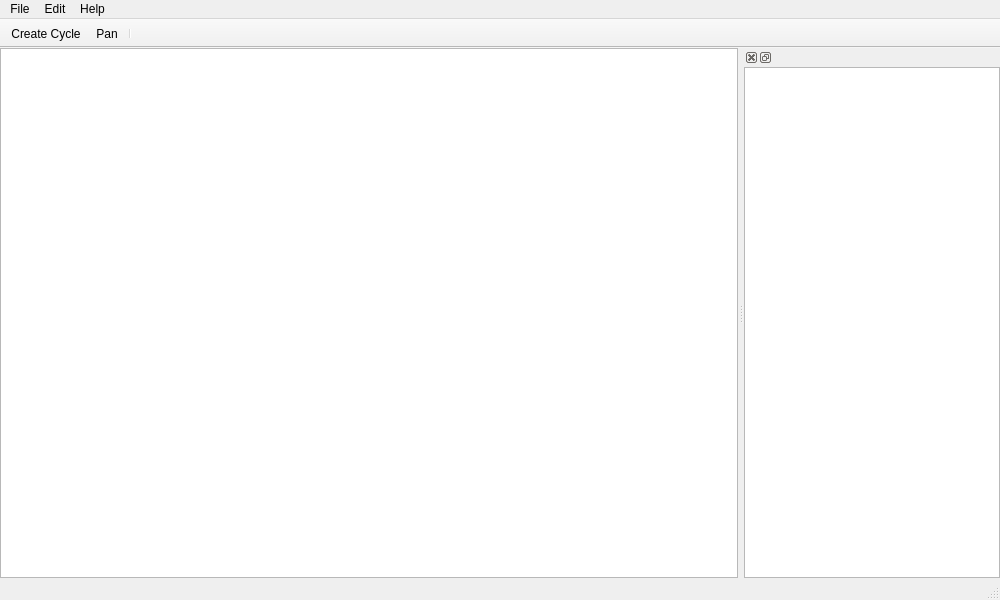
<?xml version="1.0" encoding="UTF-8"?>
<ui version="4.0">
 <class>MainWindow</class>
 <widget class="QMainWindow" name="MainWindow">
  <property name="geometry">
   <rect>
    <x>0</x>
    <y>0</y>
    <width>1000</width>
    <height>600</height>
   </rect>
  </property>
  <property name="windowTitle">
   <string>moebinv-gui</string>
  </property>
  <widget class="QWidget" name="centralWidget">
   <property name="sizePolicy">
    <sizepolicy hsizetype="Expanding" vsizetype="Expanding">
     <horstretch>0</horstretch>
     <verstretch>0</verstretch>
    </sizepolicy>
   </property>
   <layout class="QHBoxLayout" name="horizontalLayout">
    <property name="leftMargin">
     <number>0</number>
    </property>
    <property name="topMargin">
     <number>0</number>
    </property>
    <property name="rightMargin">
     <number>0</number>
    </property>
    <property name="bottomMargin">
     <number>0</number>
    </property>
    <item>
     <widget class="view" name="graphicsView">
      <property name="sizePolicy">
       <sizepolicy hsizetype="Expanding" vsizetype="Expanding">
        <horstretch>200</horstretch>
        <verstretch>0</verstretch>
       </sizepolicy>
      </property>
      <property name="mouseTracking">
       <bool>true</bool>
      </property>
      <property name="verticalScrollBarPolicy">
       <enum>Qt::ScrollBarAlwaysOff</enum>
      </property>
      <property name="horizontalScrollBarPolicy">
       <enum>Qt::ScrollBarAlwaysOff</enum>
      </property>
      <property name="sizeAdjustPolicy">
       <enum>QAbstractScrollArea::AdjustToContents</enum>
      </property>
      <property name="interactive">
       <bool>true</bool>
      </property>
      <property name="renderHints">
       <set>QPainter::Antialiasing|QPainter::HighQualityAntialiasing|QPainter::TextAntialiasing</set>
      </property>
      <property name="dragMode">
       <enum>QGraphicsView::NoDrag</enum>
      </property>
     </widget>
    </item>
   </layout>
  </widget>
  <widget class="QMenuBar" name="menuBar">
   <property name="geometry">
    <rect>
     <x>0</x>
     <y>0</y>
     <width>1000</width>
     <height>22</height>
    </rect>
   </property>
   <widget class="QMenu" name="menuFile">
    <property name="title">
     <string>File</string>
    </property>
    <addaction name="actionNew"/>
    <addaction name="actionSave"/>
    <addaction name="actionOpen"/>
    <addaction name="actionErase"/>
   </widget>
   <widget class="QMenu" name="menuEdit">
    <property name="title">
     <string>Edit</string>
    </property>
    <addaction name="actionDelete_Element"/>
    <addaction name="actionConfiguration"/>
   </widget>
   <widget class="QMenu" name="menuHelp">
    <property name="title">
     <string>Help</string>
    </property>
    <addaction name="actionUser_Manual"/>
    <addaction name="actionAbout"/>
   </widget>
   <addaction name="menuFile"/>
   <addaction name="menuEdit"/>
   <addaction name="menuHelp"/>
  </widget>
  <widget class="QToolBar" name="mainToolBar">
   <property name="movable">
    <bool>false</bool>
   </property>
   <property name="floatable">
    <bool>false</bool>
   </property>
   <attribute name="toolBarArea">
    <enum>TopToolBarArea</enum>
   </attribute>
   <attribute name="toolBarBreak">
    <bool>false</bool>
   </attribute>
   <addaction name="actionCreate_Cycle"/>
   <addaction name="actionPan"/>
   <addaction name="separator"/>
  </widget>
  <widget class="QStatusBar" name="statusBar"/>
  <widget class="QDockWidget" name="dockWidget">
   <property name="layoutDirection">
    <enum>Qt::RightToLeft</enum>
   </property>
   <property name="allowedAreas">
    <set>Qt::RightDockWidgetArea</set>
   </property>
   <attribute name="dockWidgetArea">
    <number>2</number>
   </attribute>
   <widget class="QWidget" name="dockWidgetContents">
    <property name="sizePolicy">
     <sizepolicy hsizetype="Expanding" vsizetype="Expanding">
      <horstretch>200</horstretch>
      <verstretch>0</verstretch>
     </sizepolicy>
    </property>
    <property name="minimumSize">
     <size>
      <width>200</width>
      <height>0</height>
     </size>
    </property>
    <layout class="QVBoxLayout" name="verticalLayout_2">
     <property name="sizeConstraint">
      <enum>QLayout::SetNoConstraint</enum>
     </property>
     <property name="leftMargin">
      <number>0</number>
     </property>
     <property name="topMargin">
      <number>0</number>
     </property>
     <property name="rightMargin">
      <number>0</number>
     </property>
     <property name="bottomMargin">
      <number>0</number>
     </property>
     <item>
      <layout class="QVBoxLayout" name="verticalLayout">
       <property name="spacing">
        <number>0</number>
       </property>
       <item>
        <widget class="QTreeView" name="treeView">
         <property name="layoutDirection">
          <enum>Qt::LeftToRight</enum>
         </property>
         <property name="styleSheet">
          <string notr="true"/>
         </property>
         <attribute name="headerVisible">
          <bool>false</bool>
         </attribute>
        </widget>
       </item>
      </layout>
     </item>
    </layout>
   </widget>
  </widget>
  <action name="actionNew">
   <property name="text">
    <string>New</string>
   </property>
  </action>
  <action name="actionSave">
   <property name="text">
    <string>Save</string>
   </property>
  </action>
  <action name="actionOpen">
   <property name="text">
    <string>Open</string>
   </property>
  </action>
  <action name="actionErase">
   <property name="text">
    <string>Erase</string>
   </property>
  </action>
  <action name="actionDelete_Element">
   <property name="text">
    <string>Delete Element</string>
   </property>
  </action>
  <action name="actionConfiguration">
   <property name="text">
    <string>Configuration</string>
   </property>
  </action>
  <action name="actionUser_Manual">
   <property name="text">
    <string>User Manual</string>
   </property>
  </action>
  <action name="actionAbout">
   <property name="text">
    <string>About</string>
   </property>
  </action>
  <action name="actionCreate_Cycle">
   <property name="text">
    <string>Create Cycle</string>
   </property>
   <property name="toolTip">
    <string>Create Cycle</string>
   </property>
  </action>
  <action name="actionPan">
   <property name="checkable">
    <bool>true</bool>
   </property>
   <property name="text">
    <string>Pan</string>
   </property>
   <property name="toolTip">
    <string>Pan</string>
   </property>
  </action>
 </widget>
 <layoutdefault spacing="6" margin="11"/>
 <customwidgets>
  <customwidget>
   <class>view</class>
   <extends>QGraphicsView</extends>
   <header>view.h</header>
  </customwidget>
 </customwidgets>
 <resources/>
 <connections/>
</ui>
